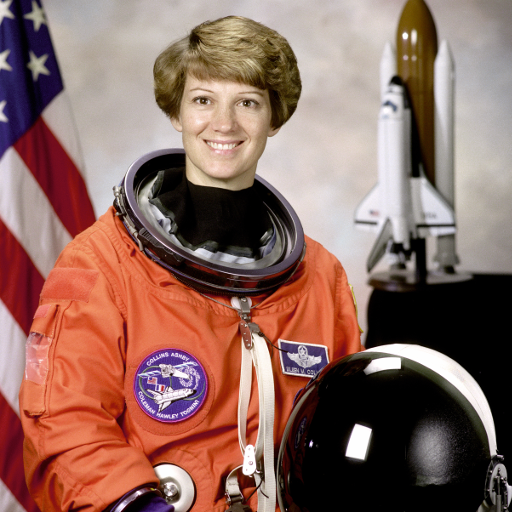
#> input picture skimage.data.astronaut(), 512 x 512 px
$ jupyter execute --allow-errors Seminar_4.ipynb   (shell and % lines are left out)
#> lines starting #> are read from the running program, lines starting #| are printed output that depends on the picture; long printed decimals are rounded
# Семинар 4 - Интерполяция изображений, геометрия формирования изображения и калибровка камеры

***

[cell 1]
from pathlib import Path

import cv2
import skimage
import numpy as np
import matplotlib.pyplot as plt

# Интерполяция изображений

Задача - эффективно уменьшить/увеличить изображение.

Рассмотрим несколько методов интерполяции.

## а) Интерполяция по ближайшему пикселю

Самая простая и самая быстрая, однако она приводит к сильным артефактам.

## б) Билинейная интерполяция

Лучше по качеству, но требует больше вычислений и вдобавок размывает границы объектов.

## в) Бикубическая интерполяция

Еще лучше в непрерывных областях, но на границе возникает [эффект гало](https://ru.wikipedia.org/wiki/Гало) (более темная полоса вдоль темного края границы и светлая вдоль светлого).

## Примеры

Согласно [документации OpenCV](https://docs.opencv.org/3.4/da/d54/group__imgproc__transform.html) для **сжатия изображения** — наиболее предпочтительным методом интерполяции является `cv.INTER_AREA`,
**для увеличения изображения** — наиболее предпочтительны методы интерполяции: `cv.INTER_CUBIC` (медленный) и `cv.INTER_LINEAR`.

[cell 2]
interpolation_algorithm = [
    ("nearest", cv2.INTER_NEAREST),
    ("bilinear", cv2.INTER_LINEAR),
    ("bicubic", cv2.INTER_CUBIC),
    ("area", cv2.INTER_AREA),
    ("lanczos4", cv2.INTER_LANCZOS4)
]

def resize_by_factor(
    img: np.array,
    factor: float,
) -> None:

    height, width = img.shape[:2]
    height2, width2 = int(height*factor), int(width*factor)

    print(f'orig size: h={height}, w={width}, resised size: h={height2}, w={width2}')

    fig, axes = plt.subplots(
        nrows=len(interpolation_algorithm),
        sharex=True,
        sharey=True,
        figsize=(3, 20)
    )

    imgs = []
    for i in range(len(interpolation_algorithm)):

        img_resized = cv2.resize(
            src=img,
            dsize=(width2, height2),
            interpolation=interpolation_algorithm[i][1],
        )

        axes[i].imshow(img_resized, cmap='Greys_r')
        axes[i].set_title(
            f"{interpolation_algorithm[i][0]}, shape = {img_resized.shape}",
        )

### Оригинальное изображение

[cell 3]
IMG_PATH = "data/a_letter.png"

if not Path(IMG_PATH).exists():
    !git clone https://github.com/alexmelekhin/cv_course_2023.git
    !mv cv_course_2023/seminars/seminar_04/data .

a_letter_img = cv2.imread(IMG_PATH, cv2.IMREAD_GRAYSCALE)

plt.figure(figsize=(3, 3))
#> (the rest of this cell did not finish here and is left out)

### Увеличение

#> (a cell that did not finish here is left out)

### Уменьшение

#> (a cell that did not finish here is left out)


# Упражение 1

Можно ли реализовать сжатие изображений на свертках? Реализуйте свертку, которая будет уменьшать изображение в 2 раза.

[cell 6]
kernel = np.ones((2, 2), np.float32) / 4
#> (the rest of this cell did not finish here and is left out)

# Трансформация изображений

[Туториал OpenCV "Geometric Transformations of Images"](https://docs.opencv.org/3.4/da/d6e/tutorial_py_geometric_transformations.html)

_Источник - [Computer Vision: Algorithms and Applications, 2nd ed. 2022 Richard Szeliski](https://szeliski.org/Book/)_

## Поворот (Rotation)

Входные параметры: угол поворота (angle)

```python
matrix = np.array([
      [np.cos(angle),  np.sin(angle), 0],
      [-np.sin(angle), np.cos(angle), 0],
      [0,              0,             1],
])
```

## Растяжение/сжатие (Scale)

Входные параметры: фактор растяжения (tx, ty)

```python
matrix = np.array([
      [t[0], 0,    0],
      [0,    t[1], 0],
      [0,    0,    1],
])
```

## Перенос (translation)

Входные параметры: фактор переноса (tx, ty)

```python
matrix = np.array([
      [1,  0, t[0]],
      [0,  1, t[1]],
      [0,  0,    1],
])
```

## Сдвиг (shearing)

Входные параметры: фактор сдвига (tx, ty)

```python
matrix_horisontal = np.array([
      [1,    t[0], 0],
      [t[1], 1,    0],
      [0,    0,    1],
])
```

# Упражнение 2

Реализуйте функцию, которая принимает изображение и матрицу преобразования, и реализует афинную трансформацию. Не забудьте про центрирование.

Идея - афинное перемещение пикселей изображения.

[cell 7]
# [92 lines left out: functions affine_transform, make_rotation, make_scaling, make_translation, make_shearing, not called in this run]

Проверьте код на примере изображения c астронавтом

[cell 8]
import ipywidgets
from skimage import data

img = data.astronaut()
#> img is the input picture: shape (512, 512, 3); mean R, G, B 141.6, 105.8, 96.5

#resize image for much faster affine processing
img = cv2.resize(
    src=img,
    dsize = None,
    fx=0.3,
    fy=0.3,
    interpolation=cv2.INTER_AREA,
)
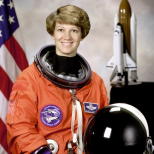
#> img: shape (154, 154, 3); mean R, G, B 141.2, 105.5, 96.3
#> the sliders are set to tx = 1.0, ty = 1.0, angle = 1.0

#> (the rest of this cell did not finish here and is left out)

# Вопрос 1

Запустите все 4 преобразования. Изменяйте параметры алгоритма. Имеются ли пиксели, которые никуда не перешли в результате трансформации?

**Ответ:** Да, есть, из-за округления.

[cell 9]
#your code here

# Формирование изображения

## Внешние параметры камеры

Некоторые камеры-обскуры вносят значительные искажения в изображения. Два основных вида искажений - это радиальные искажения и тангенциальные искажения.

**Радиальные искажения** возникают из-за неидеальности линз и приводит к тому, что прямые линии кажутся изогнутыми.

**Тангенциальные искажения** возникают из-за того, что объектив для съемки изображения не выровнен идеально параллельно плоскости изображения. Таким образом, некоторые области на изображении могут выглядеть ближе, чем ожидалось.

Виды радиального искажения:
<figure>

<figcaption>Barrel distortion (Positive k1 > 0)</figcaption>

<figcaption>Pincushion distortion (Negative k1 < 0)</figcaption>

<figcaption>Mustache distortion (Complex)</figcaption>
</figure>

Формулы:

$x_{dist} = x\frac{1+k_{1}r^{2}+k_{2}r^{4} + k_{3}r^{6}}{1+k_{4}r^{2}+k_{5}r^{4} + k_{6}r^{6}} + 2p_{1}xy + p_{2}(r^{2} + 2x^{2})$

$y_{dist} = y\frac{1+k_{1}r^{2}+k_{2}r^{4} + k_{3}r^{6}}{1+k_{4}r^{2}+k_{5}r^{4} + k_{6}r^{6}} + p_{1}(r^{2} + 2y^{2}) + 2p_{2}xy$,

где $r^{2} = x^{2} + y^{2}$

Таким образом, параметры радиальной дисторсии - ($k_{1}, \cdots, k_{6}$), тангенциальной дисторсии - ($p_{1}, p_{2}$)

В дополнение к этому нам нужны внутренние и внешние параметры камеры. Внутренние параметры специфичны для конкретной камеры. Они включают в себя такую информацию, как фокусное расстояние (fx,fy) и оптические центры (cx, cy). Фокусное расстояние и оптические центры могут быть использованы для создания матрицы камеры, которую можно использовать для устранения искажений, вызванных объективами конкретной камеры. Матрица камеры уникальна для конкретной камеры, поэтому после расчета ее можно повторно использовать на других изображениях, сделанных той же камерой.

# Вопрос 2

Запишите выражение связи точек в координатной системе камеры (x, y, z) c проекцией (изображением), зная параметры дисторсии и параметры камеры.

**Ответ:**

# Упражнение 3

Найдите параметры вашей камеры мобильного телефона.

Используйте шаблон шахматной доски. Можете воспользоваться ресурсом https://markhedleyjones.com/projects/calibration-checkerboard-collection  - здесь можно выбрать необходимый размер и подготовить pdf с доской. Во время печати не забудьте проверить, что масштаб не меняется (часто в параметрах печати по умолчанию установлен флаг "scale to fit page").

Воспользуйтесь [туториалом OpenCV](https://docs.opencv.org/4.x/dc/dbb/tutorial_py_calibration.html).

В ответе требуется:

1. Загрузить все сделанные фотографии (туториал рекомендует использовать не менее 10-ти изображений) в папку `./data/calibr_images`. Написанный код должен воспроизводить ваши результаты без дополнительных манипуляций.
2. Вывести найденные параметры калибровки (intrinsic матрицу и параметры дисторсии).
3. Отобразить изображения до и после устранения дисторсии.
4. Посчитать ошибку репроектирования (см. туториал opencv).

[cell 10]
# your code
import numpy as np
import cv2 as cv
import glob

# termination criteria
criteria = (cv.TERM_CRITERIA_EPS + cv.TERM_CRITERIA_MAX_ITER, 17, 0.001)

# prepare object points, like (0,0,0), (1,0,0), (2,0,0) ....,(6,5,0)
grid_size = (10, 7)
objp = np.zeros((grid_size[0] * grid_size[1], 3), np.float32)
objp[:,:2] = np.mgrid[:grid_size[0],:grid_size[1]].T.reshape(-1,2)

# Arrays to store object points and image points from all the images.
objpoints = [] # 3d point in real world space
imgpoints = [] # 2d points in image plane.

images = glob.glob('./data/calibr_images/*.jpg')

for name in images:
    img = cv.imread(name)
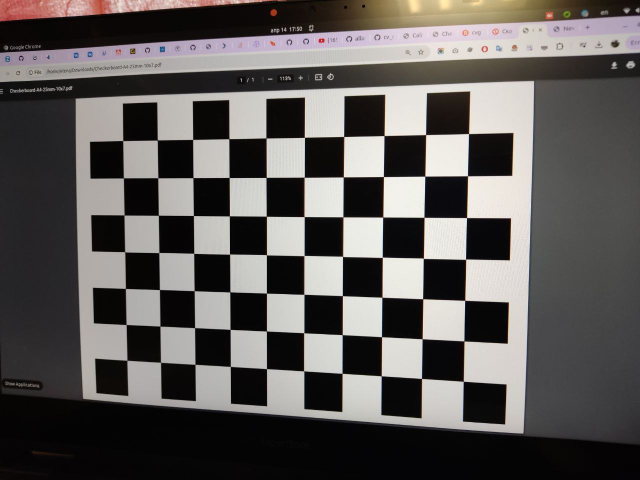
#> input picture seminars/seminar_04/data/calibr_images/photo_10_2024-03-04_17-59-00.jpg, 1280 x 960 px (shown at 1/2 size)
#> img is the input picture: shape (960, 1280, 3); mean B, G, R 87.8, 89.6, 92.9
    gray = cv.cvtColor(img, cv.COLOR_BGR2GRAY)
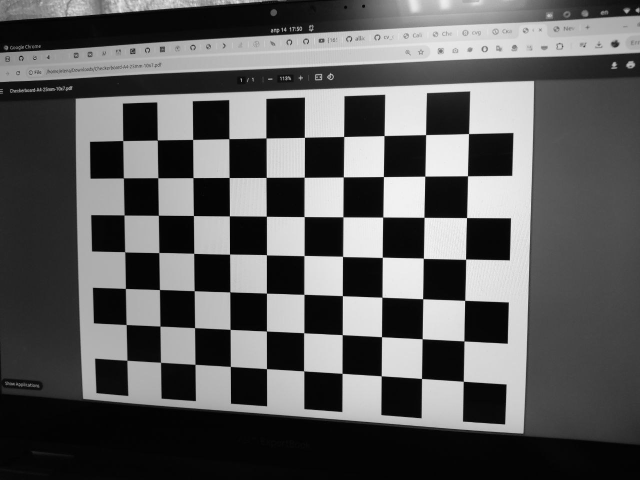
#> gray: shape (960, 1280) (shown at 1/2 size); min 0, max 254, mean 90.4

    # Find the chess board corners
    ret, corners = cv.findChessboardCorners(gray, grid_size, None)
#> ret = True; corners = 70 rows, first 8: [926.9, 762.9], [843.5, 757.5], [763, 752.3], [684.6, 747.2], [608.2, 742.3], [533.5, 737.7], [461.2, 733.2], [390.6, 729.1]

    if ret:
        # add object points
        objpoints.append(objp)
        corners2 = cv.cornerSubPix(gray,corners, (11,11), (-1,-1), criteria)
#> corners2 = 70 rows, first 8: [926.9, 763], [843.5, 757.5], [762.9, 752.2], [684.6, 747.2], [608, 742.2], [533.5, 737.7], [461.1, 733.3], [390.5, 729.2]
        imgpoints.append(corners2)

        # Draw and display the corners
        cv.imwrite('corners.jpg', cv.drawChessboardCorners(img, (7,10), corners2, ret))
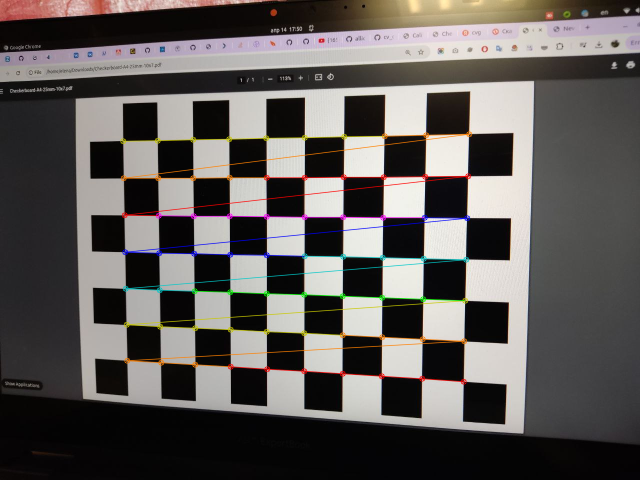
#> saved as corners.jpg: shape (960, 1280, 3) (shown at 1/2 size); mean B, G, R 87.3, 89.6, 93.5
        cv.imshow('img', img)
        cv.waitKey(500)

cv.destroyAllWindows()

[cell 11]
ret, mtx, dist, rvecs, tvecs = cv.calibrateCamera(objpoints, imgpoints, gray.shape[::-1], None, None)
#> ret = 0.212; mtx = [[775.6, 0, 655.6], [0, 781.1, 458.3], [0, 0, 1]]; dist = [[0.036, -0.0819, -7.95e-05, 0.00206, 0.0646]]; rvecs = ([-0.206, 0.0728, -3.13],); tvecs = ([3.34, 3.73, 9.62],)
print('Intrinsic matrix:', mtx)
#| Intrinsic matrix: [[775.597   0.         655.646 ]
#|  [  0.         781.116 458.287 ]
#|  [  0.           0.           1.        ]]
print('Параметры дисторсии:', dist)
#| Параметры дисторсии: [[ 3.59691789e-02 -8.18652544e-02 -7.94585398e-05  2.06190286e-03
#|    6.46320552e-02]]

[cell 12]
imag_name = './data/calibr_images/photo_4_2024-03-04_17-59-00.jpg'
sample_img = cv.imread(imag_name)
h,  w = img.shape[:2]
#> h = 960; w = 1280
newcameramtx, roi = cv.getOptimalNewCameraMatrix(mtx, dist, (w,h), 1, (w,h))
#> newcameramtx = [[780.7, 0, 658.5], [0, 784.3, 458.3], [0, 0, 1]]; roi = (11, 7, 1260, 943)

# undistort
#> (the rest of this cell did not finish here and is left out)

[cell 13]
plt.figure(figsize=(12, 6))
plt.subplot(1, 2, 1)
img = cv.imread(imag_name)
#> (the rest of this cell did not finish here and is left out)

[cell 14]
mean_error = 0
for i in range(len(objpoints)):
    imgpoints2, _ = cv.projectPoints(objpoints[i], rvecs[i], tvecs[i], mtx, dist)
    error = cv.norm(imgpoints[i], imgpoints2, cv.NORM_L2)/len(imgpoints2)
    mean_error += error
#> this loop made 1 pass
#> (error, mean_error) on pass 1: (0.0253, 0.0253)
#> after the loop, mean_error = 0.0253

print( "Ошибка репроектирования: {}".format(mean_error/len(objpoints)) )
#| Ошибка репроектирования: 0.02531
